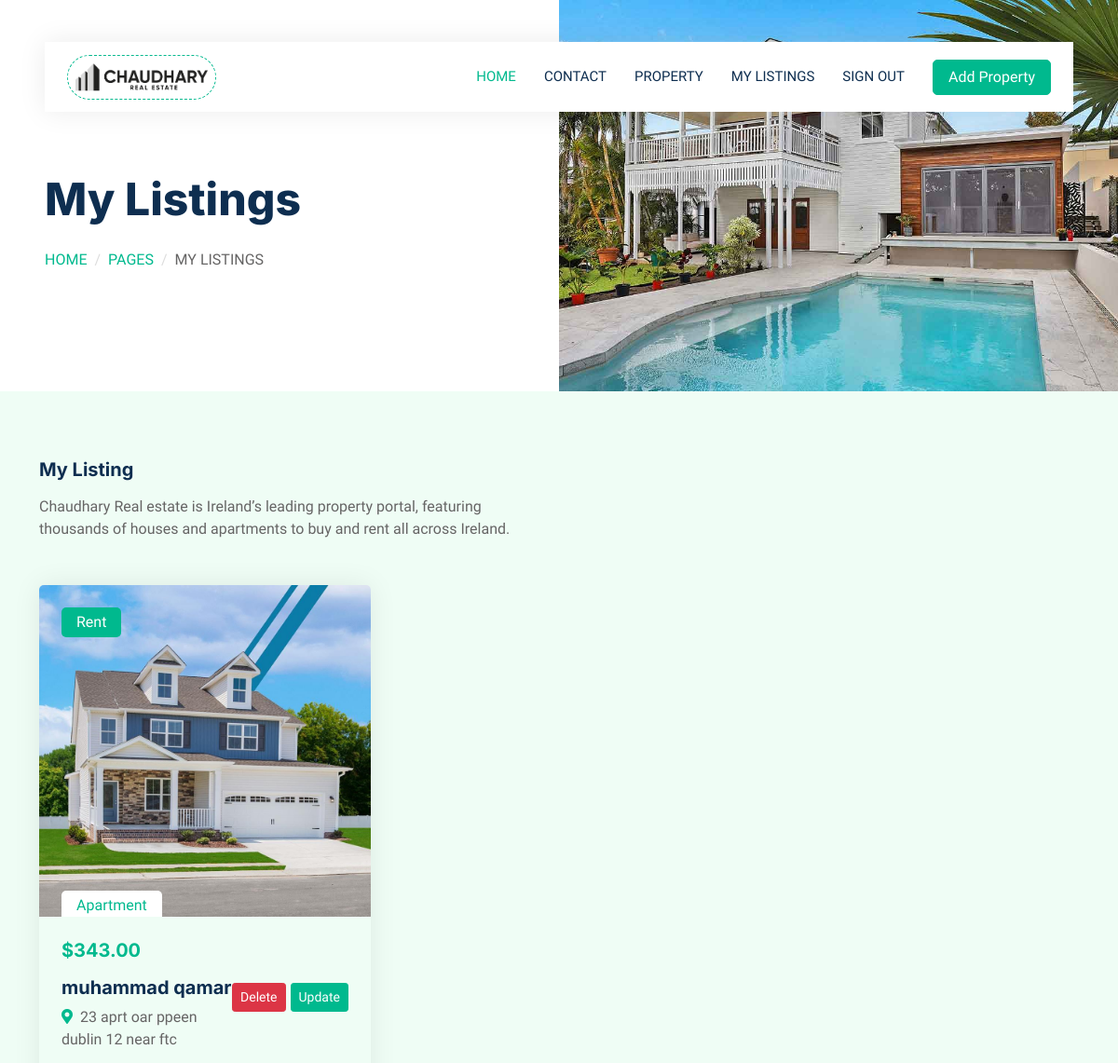
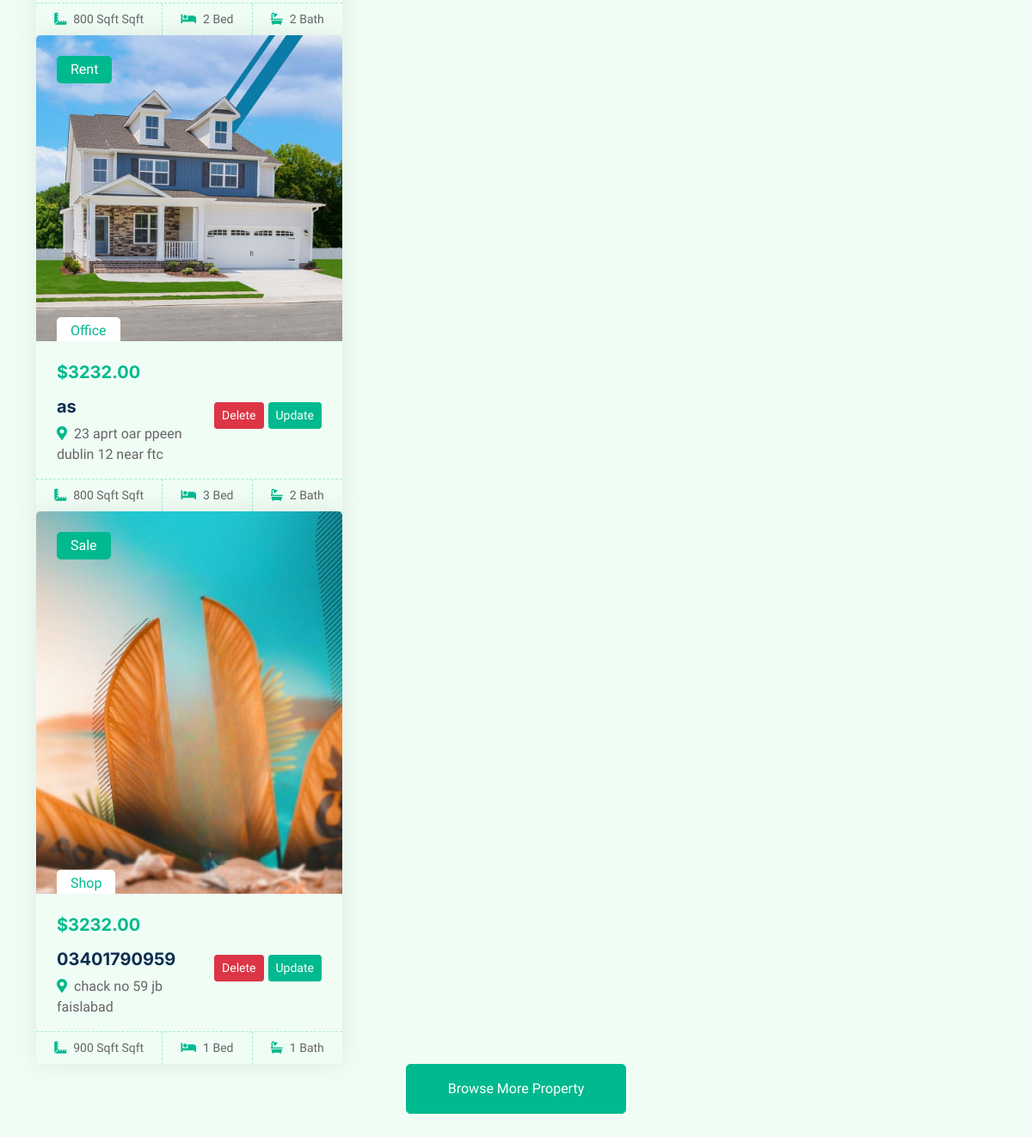
Page /mylisting (signed in) on the earlier database version (2 pictures, top to bottom).
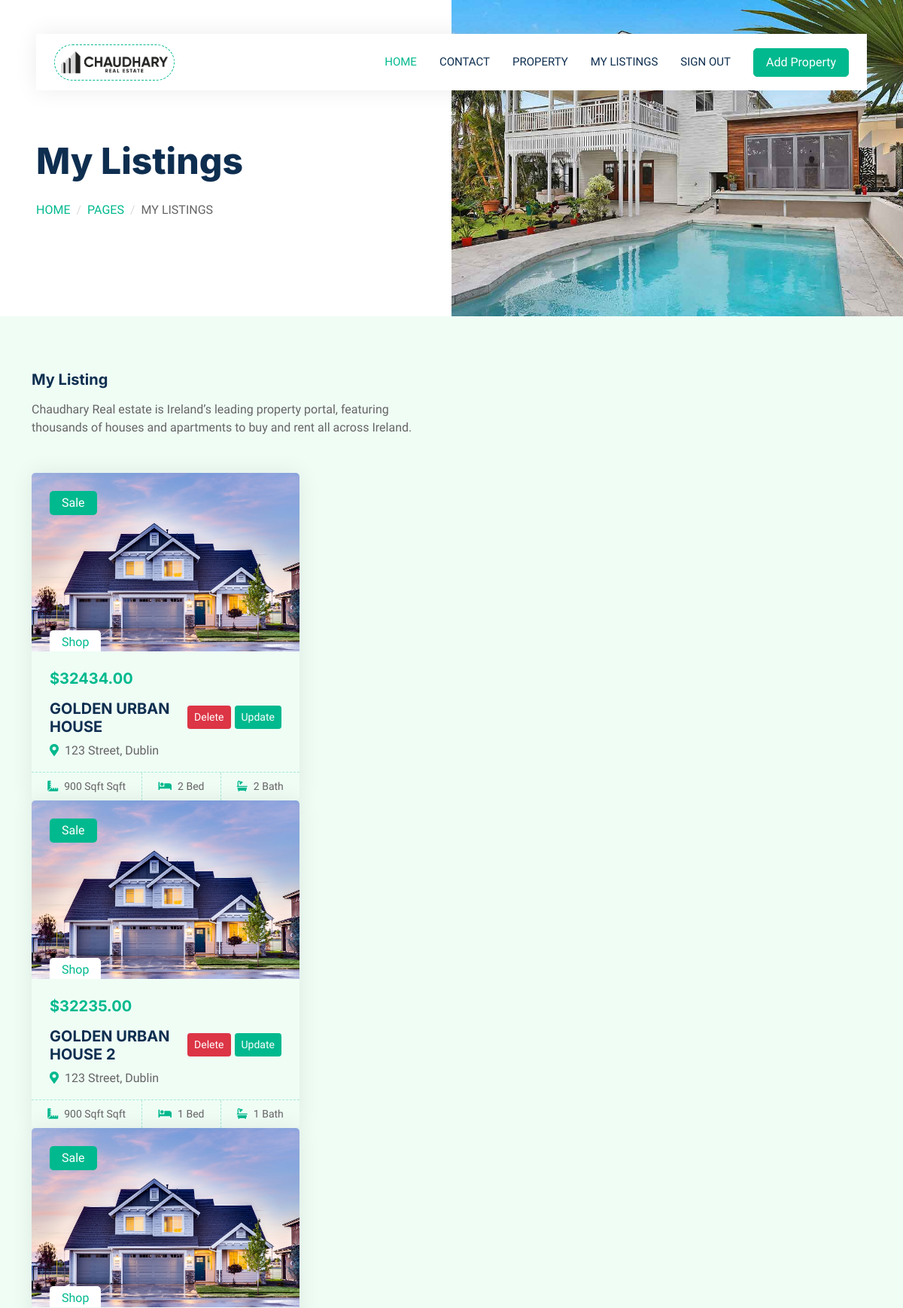
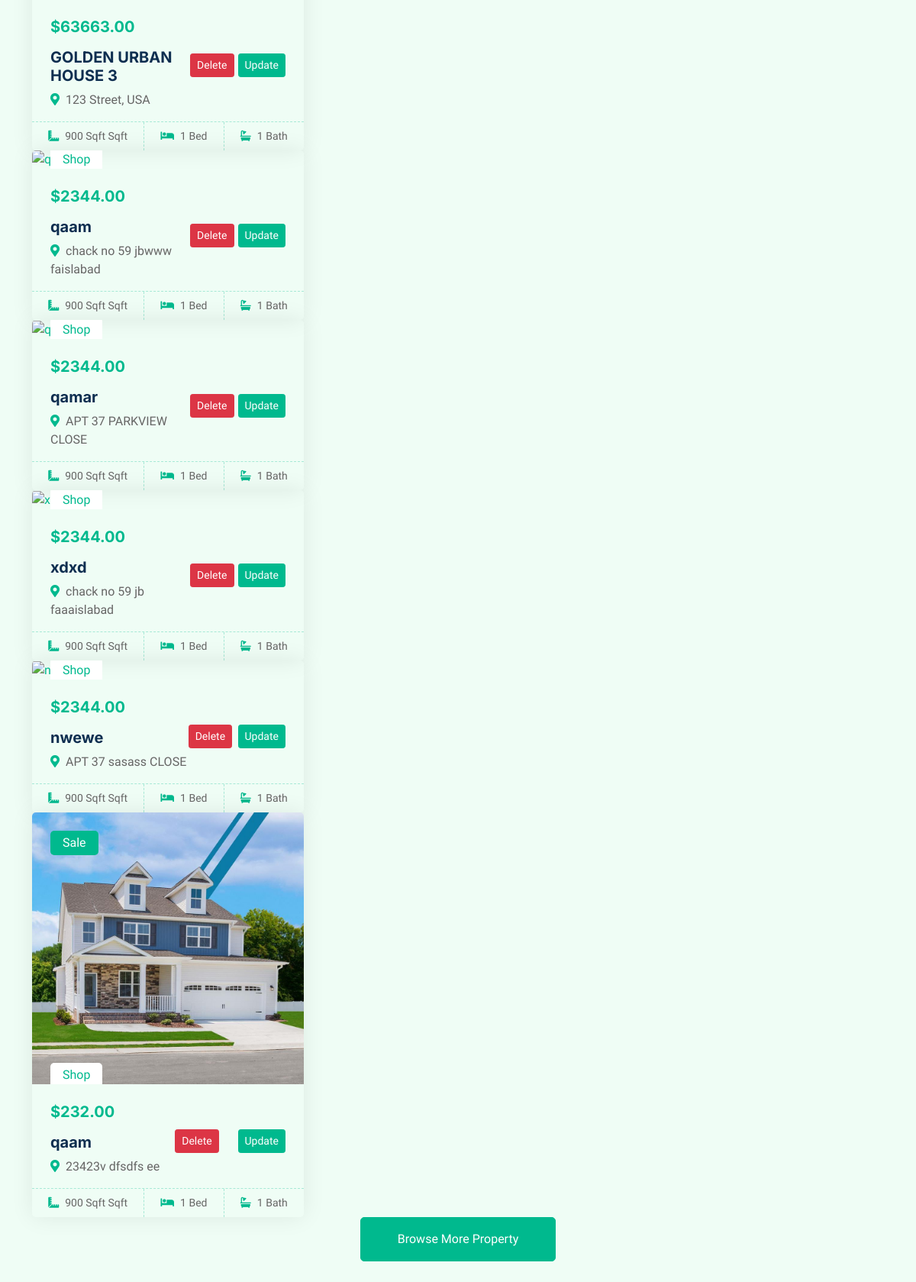
Same page on the later database version (2 pictures, top to bottom).
### property/models.py (models this page shows)
class Property(models.Model):
    user = models.ForeignKey(User, on_delete=models.CASCADE,default=1)
    name = models.CharField(max_length=255)
    email = models.CharField(max_length=255)
    phone_no = models.CharField(max_length=16)
    price = models.DecimalField(max_digits=20, decimal_places=2)
    listing_type = models.CharField(max_length=50)
    area_in_sqft = models.CharField(max_length=50)
    no_of_rooms = models.IntegerField()
    no_of_bathrooms = models.IntegerField()
    property_type = models.CharField(max_length=100)
    home_address = models.TextField()
    city = models.CharField(max_length=100)
    image = models.ImageField(upload_to='property/')  # Specifies directory within MEDIA_ROOT
    def __str__(self):
        return self.name

### property/views.py (the view)
# urls.py: path("mylisting", views.my_listing, name='mylisting'),
def my_listing(request):
    properties = Property.objects.filter(user=request.user)
    print('my_listings', properties)
    return render(request, 'mylisting.html', {'propertys': properties})

### templates/mylisting.html (shortened to what this page needs)
{% extends 'base.html' %}
{% block body %}
<div class="container-fluid header bg-white p-0">
    <div class="row g-0 align-items-center flex-column-reverse flex-md-row">
        <div class="col-md-6 p-5 mt-lg-5">
            <h1 class="display-5 animated fadeIn mb-4">My Listings</h1>
            <nav aria-label="breadcrumb animated fadeIn">
                <ol class="breadcrumb text-uppercase">
                    <li class="breadcrumb-item"><a href="#">Home</a></li>
                    <li class="breadcrumb-item"><a href="#">Pages</a></li>
                    <li class="breadcrumb-item text-body active" aria-current="page">My Listings</li>
                </ol>
            </nav>
        </div>
        <div class="col-md-6 animated fadeIn">
            <img class="img-fluid" src="../static/img/header.jpg" alt="">
        </div>
    </div>
</div>
<div class="container-xxl py-5">
    <div class="container">
        <div class="row g-0 gx-5 align-items-end">
            <div class="col-lg-6">
                <div class="text-start mx-auto mb-5 wow slideInLeft" data-wow-delay="0.1s">
                    <h1 class="mb-3">My Listing</h1>
                    <p>Chaudhary Real estate is Ireland’s leading property portal, featuring thousands of houses and apartments to buy and rent all across Ireland.</p>
                </div>
            </div>
            </div>
        <div class="tab-content">
            <div id="tab-1" class="tab-pane fade show p-0 active">
                {% if propertys %}
                {% for property in propertys %}
                <div class="row g-4">
                    <div class="col-lg-4 col-md-6 wow fadeInUp" data-wow-delay="0.1s">
                        <div class="property-item rounded overflow-hidden">
                            <div class="position-relative overflow-hidden">
                                {% if property.image %}
                                <a href=""><img class="img-fluid" src="{{property.image.url}}"
                                        alt="{{property.name}}"></a>
                                {% endif %}
                                <div
                                    class="bg-primary rounded text-white position-absolute start-0 top-0 m-4 py-1 px-3">
                                    {{property.listing_type}}</div>
                                <div
                                    class="bg-white rounded-top text-primary position-absolute start-0 bottom-0 mx-4 pt-1 px-3">
                                    {{property.property_type}}</div>
                            </div>
                            <div class="p-4 pb-0 position-relative">
                                <div class="d-flex justify-content-between align-items-center">
                                    <div>
                                        <h5 class="text-primary mb-3">${{ property.price }}</h5>
                                        <a class="d-block h5 mb-2" href="">{{ property.name }}</a>
                                        <p><i class="fa fa-map-marker-alt text-primary me-2"></i>{{ property.home_address }}</p>
                                    </div>
                                    {% if property.user == request.user %}
                                    <a href="{% url 'delete_property-1' property.name %}" style="margin-top: -10px;"
                                        class="btn btn-danger btn-sm">Delete</a>
                                    <a href="{% url 'update_property-1' property.name %}"
                                        style="margin-top: -10px; margin-left: 5px;"
                                        class="btn btn-primary btn-sm">Update</a>
                                    {% endif %}
                                </div>
                            </div>
                            <div class="d-flex border-top">
                                <small class="flex-fill text-center border-end py-2"><i
                                        class="fa fa-ruler-combined text-primary me-2"></i>{{property.area_in_sqft}}
                                    Sqft</small>
                                <small class="flex-fill text-center border-end py-2"><i
                                        class="fa fa-bed text-primary me-2"></i>{{property.no_of_rooms}} Bed</small>
                                <small class="flex-fill text-center py-2"><i
                                        class="fa fa-bath text-primary me-2"></i>{{property.no_of_bathrooms}}
                                    Bath</small>
                            </div>
                        </div>
                    </div>
                </div>
                {% endfor %}
                {% else %}
                <p>You have no property listed.</p>
                {% endif %}
                <div class="col-12 text-center">
                    <a class="btn btn-primary py-3 px-5" href="">Browse More Property</a>
                </div>
            </div>
        </div>
    </div>
</div>
{% endblock body %}

### templates/base.html (shortened to what this page needs)
{% load static %}
<!DOCTYPE html>
<html lang="en">
<head>
    <link href="https://cdnjs.cloudflare.com/ajax/libs/font-awesome/5.10.0/css/all.min.css" rel="stylesheet">
    <link href="https://cdn.jsdelivr.net/npm/bootstrap-icons@1.4.1/font/bootstrap-icons.css" rel="stylesheet">
    <link href="{% static 'property/lib/animate/animate.min.css' %}" rel="stylesheet">
<link href="{% static 'property/lib/owlcarousel/assets/owl.carousel.min.css' %}" rel="stylesheet">
<link href="{% static 'property/css/bootstrap.min.css' %}" rel="stylesheet">
<link href="{% static 'property/css/style.css' %}" rel="stylesheet">
</head>
<body>
    <div class="container-xxl bg-white p-0">
        <div class="container-fluid nav-bar bg-transparent">
            <nav class="navbar navbar-expand-lg bg-white navbar-light py-0 px-4">
                <a href="index.html" class="navbar-brand d-flex align-items-center text-center">
                    <div class="icon p-2 me-2">
                        <img class="img-fluid" src="../static/img/icon-deal.png" alt="Icon" style="width: 80; height: 30px;">
                    </div>
                </a>
                <div class="collapse navbar-collapse" id="navbarCollapse">
                    <div class="navbar-nav ms-auto">
                        <a href="/" class="nav-item nav-link active">Home</a>
                        <a href="/contact" class="nav-item nav-link">Contact</a>
                        <a href="/listing" class="nav-item nav-link">Property</a>
                        {% if user.is_authenticated %}
                        <a href="/mylisting" class="nav-item nav-link">My Listings</a>
                        <a href="/logout" class="nav-item nav-link">Sign Out</a>
                        </div>
    				    <a href="/addproperty" class="btn btn-primary px-3 d-none d-lg-flex">Add Property</a>
                        {% else %}
                        <a href="/login" class="nav-item nav-link">Sign in</a>
                    </div>
                        <a href="/signup" class="btn btn-primary px-3 d-none d-lg-flex">Create Account</a>
                        {% endif %}
                </div>
            </nav>
        </div>
    </div>
    {% block body %}{% endblock body %}
</body>
</html>

### property/static/property/css/style.css (style rules this page uses)
:root { --primary: #00B98E; --secondary: #FF6922; --light: #EFFDF5; --dark: #0E2E50; }
.btn { transition: .5s; }
.btn.btn-primary, .btn.btn-secondary { color: #FFFFFF; }
.nav-bar { position: relative; margin-top: 45px; padding: 0 3rem; transition: .5s; z-index: 9999; }
.navbar { box-shadow: 0 0 30px rgba(0, 0, 0, .08); }
.navbar-light .navbar-nav .nav-link { margin-right: 30px; padding: 25px 0; color: #FFFFFF; font-size: 15px; text-transform: uppercase; outline: none; }
.navbar-light .navbar-nav .nav-link:hover, .navbar-light .navbar-nav .nav-link.active { color: var(--primary); }
.navbar-light .navbar-brand { height: 75px; }
.navbar-light .navbar-nav .nav-link { color: var(--dark); font-weight: 500; }
@media (min-width: 992px) { .header { margin-top: -120px; } }
.breadcrumb-item + .breadcrumb-item::before { color: #DDDDDD; }
.icon { padding: 15px; display: inline-flex; align-items: center; justify-content: center; background: #FFFFFF !important; border-radius: 50px; border: 1px dashed var(--primary) !important; }
.property-item { box-shadow: 0 0 30px rgba(0, 0, 0, .08); }
.property-item img { transition: .5s; }
.property-item .border-top { border-top: 1px dashed rgba(0, 185, 142, .3) !important; }
.property-item .border-end { border-right: 1px dashed rgba(0, 185, 142, .3) !important; }
h1 { font-size: 20px; margin-top: 24px; margin-bottom: 24px; }
img { height: 60px; }

Differences in the rows shown:
removed Property: image (picture), listing_type "Rent", property_type "Apartment", price "343.00", name "muhammad qamar", home_address "23 aprt oar ppeen dublin 12 near ftc", shows "Delete", area_in_sqft "800 Sqft", no_of_rooms "2", no_of_bathrooms "2"
removed Property: image (picture), listing_type "Rent", property_type "Office", price "3232.00", name "as", home_address "23 aprt oar ppeen dublin 12 near ftc", shows "Delete", area_in_sqft "800 Sqft", no_of_rooms "3", no_of_bathrooms "2"
removed Property: image (picture), listing_type "Sale", property_type "Shop", price "3232.00", name "03401790959", home_address "chack no 59 jb faislabad", shows "Delete", area_in_sqft "900 Sqft", no_of_rooms "1", no_of_bathrooms "1"
added Property: image (picture), listing_type "Sale", property_type "Shop", price "32434.00", name "GOLDEN URBAN HOUSE", home_address "123 Street, Dublin", shows "Delete", area_in_sqft "900 Sqft", no_of_rooms "2", no_of_bathrooms "2"
added Property: image (picture), listing_type "Sale", property_type "Shop", price "32235.00", name "GOLDEN URBAN HOUSE 2", home_address "123 Street, Dublin", shows "Delete", area_in_sqft "900 Sqft", no_of_rooms "1", no_of_bathrooms "1"
added Property: image (picture), listing_type "Sale", property_type "Shop", price "63663.00", name "GOLDEN URBAN HOUSE 3", home_address "123 Street, USA", shows "Delete", area_in_sqft "900 Sqft", no_of_rooms "1", no_of_bathrooms "1"
added Property: property_type "Shop", price "2344.00", name "qaam", home_address "chack no 59 jbwww faislabad", shows "Delete", area_in_sqft "900 Sqft", no_of_rooms "1", no_of_bathrooms "1"
added Property: property_type "Shop", price "2344.00", name "qamar", home_address "APT 37 PARKVIEW CLOSE", shows "Delete", area_in_sqft "900 Sqft", no_of_rooms "1", no_of_bathrooms "1"
added Property: property_type "Shop", price "2344.00", name "xdxd", home_address "chack no 59 jb faaaislabad", shows "Delete", area_in_sqft "900 Sqft", no_of_rooms "1", no_of_bathrooms "1"
added Property: property_type "Shop", price "2344.00", name "nwewe", home_address "APT 37 sasass CLOSE", shows "Delete", area_in_sqft "900 Sqft", no_of_rooms "1", no_of_bathrooms "1"
added Property: image (picture), listing_type "Sale", property_type "Shop", price "232.00", name "qaam", home_address "23423v dfsdfs ee", shows "Delete", area_in_sqft "900 Sqft", no_of_rooms "1", no_of_bathrooms "1"
